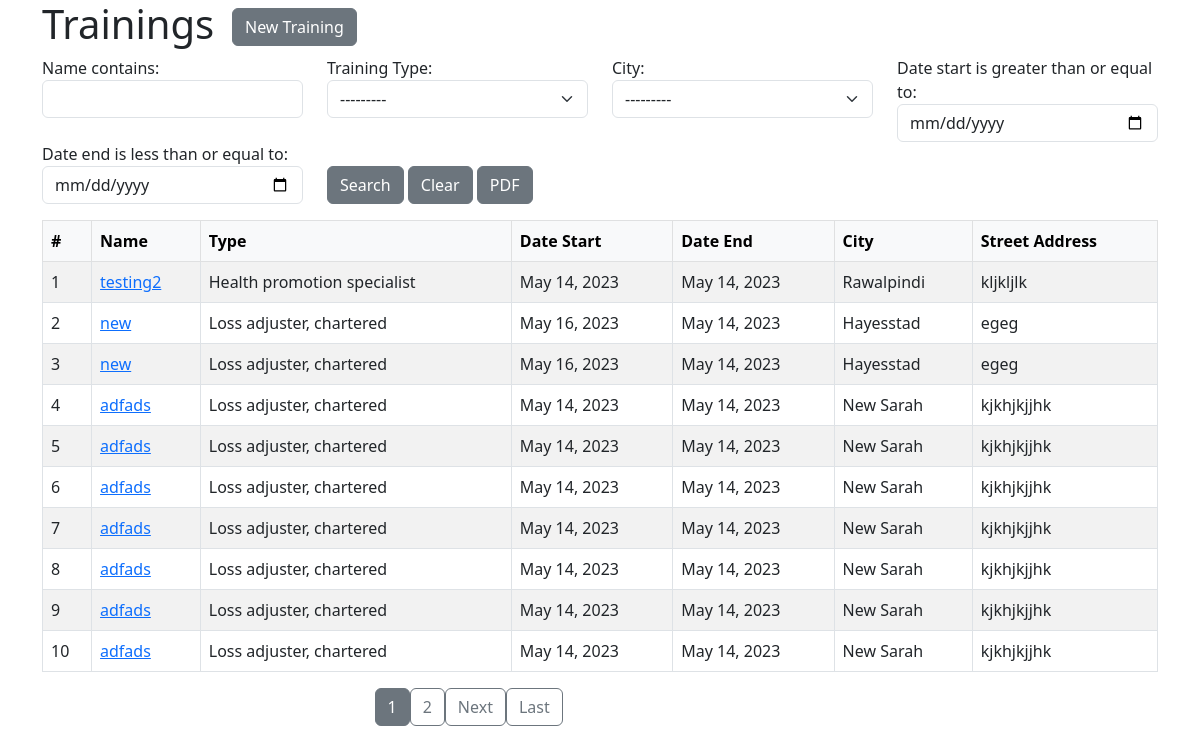
The page / on the database its author committed.
### training/models.py (models this page shows)
class Training(models.Model):
    name = models.CharField(max_length=255)
    type = models.ForeignKey(CatTrainingType, on_delete=models.CASCADE)
    date_start = models.DateField()
    date_end = models.DateField()
    city = models.ForeignKey(CatCity, on_delete=models.CASCADE)
    street_address = models.CharField(max_length=255)

class CatTrainingType(models.Model):
    name = models.CharField(max_length=255)
    abbreviation = models.CharField(max_length=10)
    def __str__(self):
        return self.name

class CatCity(models.Model):
    name = models.CharField(max_length=255)
    abbreviation = models.CharField(max_length=10)
    def __str__(self):
        return self.name

### training/views.py (the view)
# urls.py: path('', views.TrainingListView.as_view(), name='home'),
class TrainingListView(FilterView):
    model = Training
    filterset_class = TrainingFilter
    template_name = 'training/home.html'
    paginate_by = 10

### training/templates/training/home.html (shortened to what this page needs)
{% extends 'training/base.html' %}
{% load crispy_forms_tags %}
{% block content %}
<div class="row">
    <div class="col-2">
        <h1>Trainings</h1>
    </div>
    <div class="col-2 mt-2">
        <a class="btn btn-xs btn-secondary" href="{% url 'new-training' %}">New Training</a>
    </div>
</div>
<form class="form-inline mb-3" method="get">
    <div class="row">
        {% for field in filter.form.visible_fields %}
        <div class="form-group col-3">
            {{ field.label_tag }}
            {{ field }}
        </div>
        {% endfor %}
        <div class="col-3 mt-4">
            <button class="btn btn-secondary" type="submit">Search</button>
            <a class="btn btn-secondary" href="{% url 'home'  %}">Clear</a>
            <a class="btn btn-secondary" href="{% url 'generate_pdf' %}">PDF</a>
        </div>
    </div>
</form>
<table class="table table-striped table-bordered">
    <thead class="table-light">
    <tr>
        <th>#</th>
        <th>Name</th>
        <th>Type</th>
        <th>Date Start</th>
        <th>Date End</th>
        <th>City</th>
        <th>Street Address</th>
    </tr>
    </thead>
    <tbody>
    {% for training in training_list %}
    <tr>
        <td>{{ page_obj.start_index|add:forloop.counter0 }}</td>
        <td><a href="{% url 'edit-training' training.pk %}">{{ training.name }}</a></td>
        <td>{{ training.type }}</td>
        <td>{{ training.date_start|date:"F j, Y" }}</td>
        <td>{{ training.date_end|date:"F j, Y" }}</td>
        <td>{{ training.city }}</td>
        <td>{{ training.street_address }}</td>
    </tr>
    {% empty %}
    <tr>
        <td colspan="7">No trainings found.</td>
    </tr>
    {% endfor %}
    </tbody>
</table>
<div class="row justify-content-md-center">
    <div class="col-5">
        <div class="pagination">
            {% if is_paginated %}
            {% for num in page_obj.paginator.page_range %}
            {% if page_obj.number == num %}
            <a class="btn btn-secondary mb-4" href="?page={{ num }}">{{ num }}</a>
            {% elif num > page_obj.number|add:'-3' and num < page_obj.number|add:'3' %}
            <a class="btn btn-outline-secondary mb-4" href="?page={{ num }}">{{ num }}</a>
            {% endif %}
            {% endfor %}
            {% if page_obj.has_next %}
            <a class="btn btn-outline-secondary mb-4" href="?page={{ page_obj.next_page_number }}">Next</a>
            <a class="btn btn-outline-secondary mb-4" href="?page={{ page_obj.paginator.num_pages }}">Last</a>
            {% endif %}
            {% endif %}
        </div>
    </div>
</div>
{% endblock %}

### rows shown on the page
Training: start_index|add "1", name "testing2", type "Health promotion specialist", date_start "May 14, 2023", date_end "May 14, 2023", city "Rawalpindi", street_address "kljkljlk"
Training: start_index|add "2", name "new", type "Loss adjuster, chartered", date_start "May 16, 2023", date_end "May 14, 2023", city "Hayesstad", street_address "egeg"
Training: start_index|add "3", name "new", type "Loss adjuster, chartered", date_start "May 16, 2023", date_end "May 14, 2023", city "Hayesstad", street_address "egeg"
Training: start_index|add "4", name "adfads", type "Loss adjuster, chartered", date_start "May 14, 2023", date_end "May 14, 2023", city "New Sarah", street_address "kjkhjkjjhk"
Training: start_index|add "5", name "adfads", type "Loss adjuster, chartered", date_start "May 14, 2023", date_end "May 14, 2023", city "New Sarah", street_address "kjkhjkjjhk"
Training: start_index|add "6", name "adfads", type "Loss adjuster, chartered", date_start "May 14, 2023", date_end "May 14, 2023", city "New Sarah", street_address "kjkhjkjjhk"
Training: start_index|add "7", name "adfads", type "Loss adjuster, chartered", date_start "May 14, 2023", date_end "May 14, 2023", city "New Sarah", street_address "kjkhjkjjhk"
Training: start_index|add "8", name "adfads", type "Loss adjuster, chartered", date_start "May 14, 2023", date_end "May 14, 2023", city "New Sarah", street_address "kjkhjkjjhk"
Training: start_index|add "9", name "adfads", type "Loss adjuster, chartered", date_start "May 14, 2023", date_end "May 14, 2023", city "New Sarah", street_address "kjkhjkjjhk"
Training: start_index|add "10", name "adfads", type "Loss adjuster, chartered", date_start "May 14, 2023", date_end "May 14, 2023", city "New Sarah", street_address "kjkhjkjjhk"

### other values the page prints
{{ field.label_tag }} "Name contains:" "Training Type:" "City:" "Date start is greater than or equal to:" "Date end is less than or equal to:"
{{ num }} "1"
{{ num }} "2"
